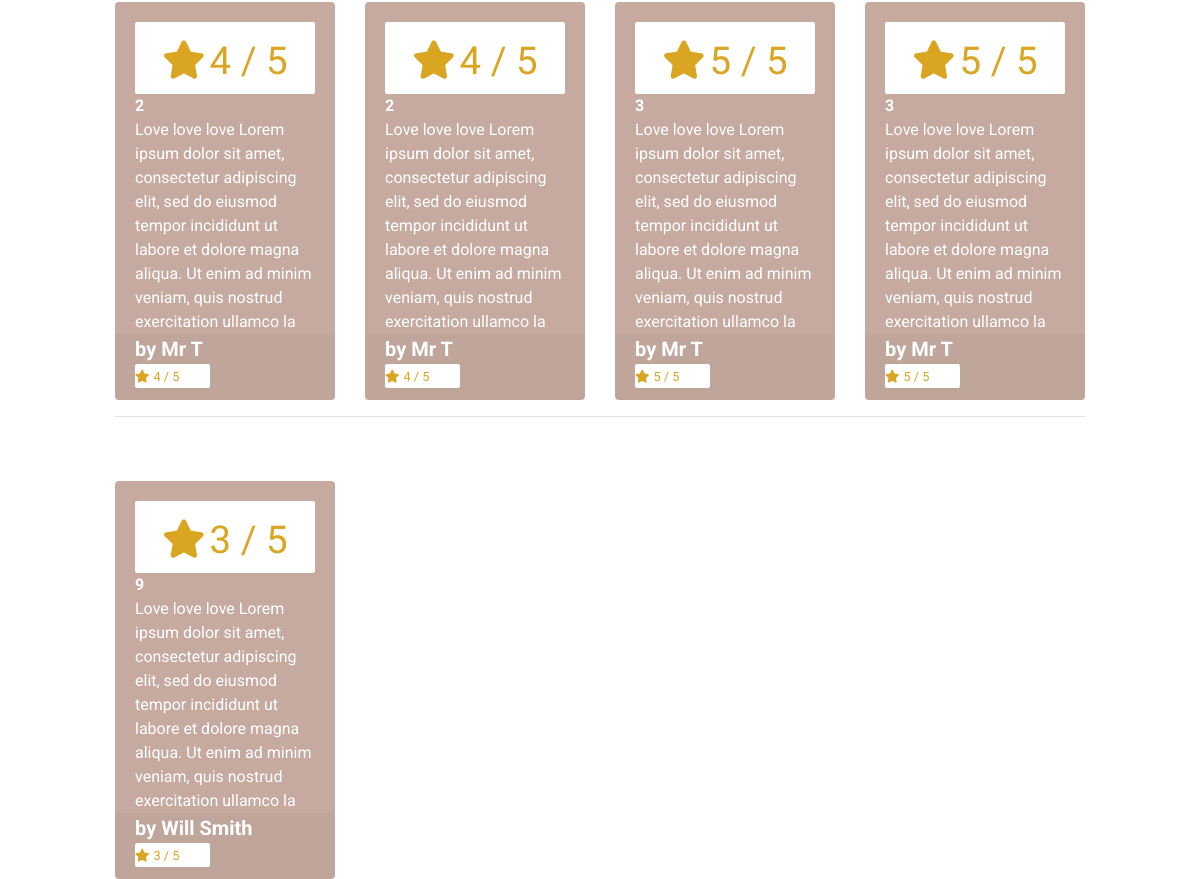
The page /reviews/ (lower part) on the database as committed earlier.
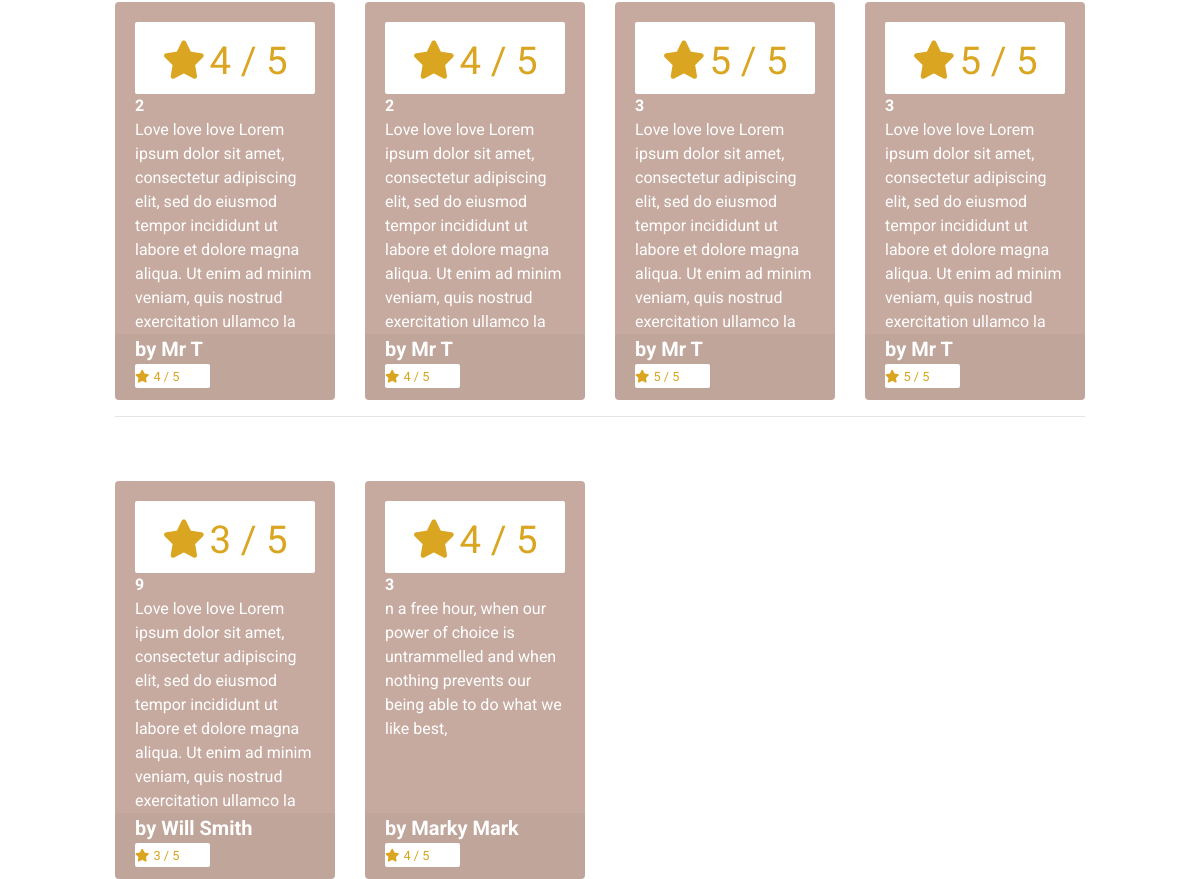
The same page on the database as committed later.
### reviews/models.py (models this page shows)
class Review(models.Model):
    RATING_CHOICES = (
        (1, '1'),
        (2, '2'),
        (3, '3'),
        (4, '4'),
        (5, '5'),
    )
    PRODUCT_CHOICES = (
        (1, '5 Day Meditation in Morocco'),
        (2, '7 Day Authentic Yoga Retreat in Ireland'),
        (3, '5 Day Authentic Yoga in Italy'),
        (4, 'Surf & yoga in Ireland'),
        (5, 'Hatha Yoga'),
        (6, 'Yoga 4 Beginners'),
        (7, 'Ashtanga Yoga'),
        (8, 'Vinyasa yoga'),
        (9, 'Iyengar Yoga'),
    )
    product = models.IntegerField(choices=PRODUCT_CHOICES)
    pub_date = models.DateTimeField('date published')
    user_name = models.CharField(max_length=100)
    comment = models.CharField(max_length=200)
    rating = models.IntegerField(choices=RATING_CHOICES)

### reviews/views.py (the view)
# urls.py: path('', views.all_reviews, name='reviews'),
def all_reviews(request):
    reviews = Review.objects.all()
    context = {
        'reviews': reviews
        }
    return render(request, 'reviews/reviews.html', context)

### cart/contexts.py (called while the page is built, shortened)
def cart_contents(request):
    cart_items = []
    total = 0
    product_count = 0
    cart = request.session.get('cart', {})
    grand_total = total
    context = {
        'cart_items': cart_items,
        'total': total,
        'retreat_count': product_count,
        'grand_total': grand_total,
    }
    print(cart_items)
    print(grand_total)
    return context

### reviews/templates/reviews/reviews.html (shortened to what this page needs)
{% extends "base.html" %}
{% load static %}
{% block content %}
    <div class="container-fluid">
        <div class="row">
            <div class="retreat-container col-10 offset-1">
                <div class="row">
                {% for review in reviews %}
                        <div class="col-sm-6 col-md-6 col-lg-4 col-xl-3">
                            <div class="card h-100 border-0">
                                <div class="card-body pb-0">
                                    {% if review.rating %}
                                    <div class="card-white-lg">
                                        <small class="text-gold"><i class="fas fa-star mr-1"></i>{{ review.rating }} / 5</small>
                                    </div>
                                    {% else %}
                                        <small class="text-gold">No Rating</small>
                                    {% endif %}
                                    <p class="mb-0 font-weight-bold">{{ review.product }}</p>
                                    <p class="mb-0">{{ review.comment }}</p>
                                </div>
                                <div class="card-footer pt-0 border-0 text-left">
                                    <div class="row">
                                        <div class="col">
                                            <p class="lead mb-0 text-left font-weight-bold"> by {{ review.user_name }}</p>
                                            {% if review.rating %}
                                            <div class="card-white-sm">
                                                <small class="text-gold"><i class="fas fa-star mr-1"></i>{{ review.rating }} / 5</small>
                                            </div>
                                            {% else %}
                                                <small class="text-gold">No Rating</small>
                                            {% endif %}
                                        </div>
                                    </div>
                                </div>
                            </div>
                        </div>
                        {% if forloop.counter|divisibleby:4 %}
                            <div class="col-12 d-none d-xl-block mb-5">
                                <hr>
                            </div>
                        {% endif %}
                    {% endfor %}
            </div>
        </div>
    </div>
{% endblock %}

Rows that differ between the two databases and show on the page:
added Review: rating "4", product "3", comment "n a free hour, when our power of choice is untrammelled and when nothing prevents our being able to do what we like best,", user_name "Marky Mark"
